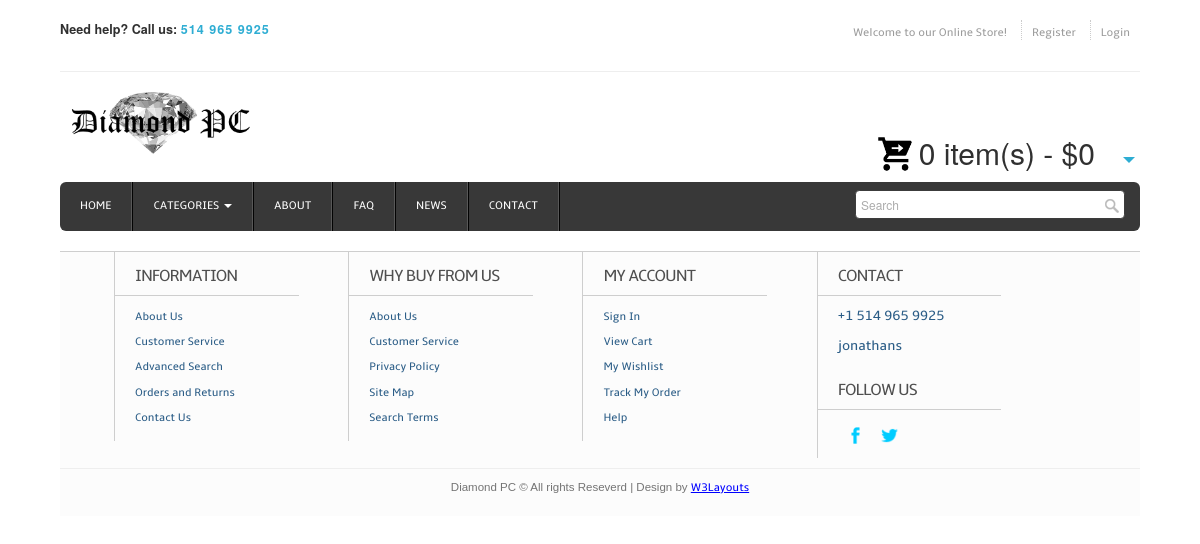
/contactmessages.php, run on an earlier commit of the app's database.
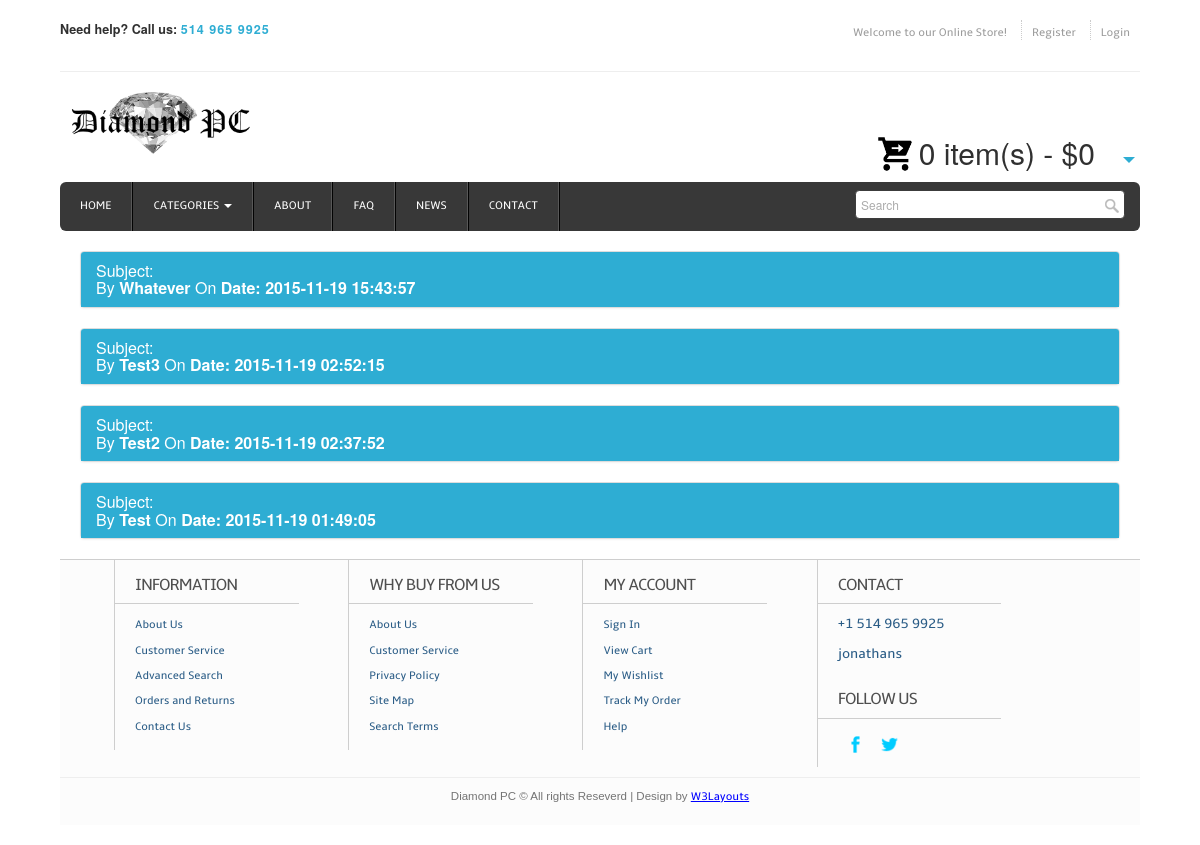
And on a later commit of the database.
### tables this page shows
CREATE TABLE `contact_message` (
  `contact_message_id` int(7) NOT NULL,
  `contact_name` varchar(70) NOT NULL,
  `email` varchar(70) NOT NULL,
  `subject` varchar(255) NOT NULL,
  `message` text NOT NULL,
  `time_posted` timestamp NOT NULL DEFAULT CURRENT_TIMESTAMP ON UPDATE CURRENT_TIMESTAMP,
  `viewed` tinyint(1) NOT NULL
);

### contactmessages.php (the view, shortened to what this page needs)
<!DOCTYPE HTML>
<head>
	<?php include 'scripts.php' ?>
    <scipt type="text/javascript" src="jquery.accordion.js" />
</head>
<body>
	<div class="wrap">
	<?php include 'header.php';?>
        <?PHP
            $STH = $DBH->query(
            "SELECT contact_name, email, subject, message, time_posted, viewed FROM contact_message ORDER BY time_posted DESC");
            $i=0;
            while($contact_user = $STH->fetch())
            {
?>                <div class="bs-example">
                    <div class="panel-group" id="accordion">
                        <div class="panel panel-default">
                            <div class="panel-heading">
                                <h4 class="panel-title">
                                    <a data-toggle="collapse" data-parent="#accordion" href="#collapse<?= $i ?>">
                                        Subject: <?= $contact_user['subject']?> <br />
                                        By <b><?= $contact_user['contact_name']?></b>
                                        On <b>Date: <?= $contact_user['time_posted'] ?> </b>
                                    </a>
                                </h4>
                            </div>
                        </div>
                    </div>
                </div>
<?PHP       $i++;
            }
?>
    </div>
  <?php include 'footer.php';?>
</body>
</html>

### scripts.php (shortened to what this page needs)
<link href="css/style.css" rel="stylesheet" type="text/css" media="all"/>
<link href="css/easy-responsive-tabs.css" rel="stylesheet" type="text/css" media="all"/>
<link rel="stylesheet" href="css/global.css">
<link href="css/style.css" rel="stylesheet" type="text/css" media="all"/>
<link href="css/slider.css" rel="stylesheet" type="text/css" media="all"/>
<link rel="stylesheet" href="css/bootstrap.min.css" type="text/css">
<link rel="stylesheet" href="css/bootstrap.min.css" type="text/css" media="all"/>
<link rel="stylesheet" href="css/bootstrap-theme.min.css" media="all"/>

### header.php (shortened to what this page needs)
	<div class="header">
		<div class="headertop_desc">
			<div class="call">
				<p><span>Need help? Call us:</span> <span class="number">514 965 9925</span></p>
			</div>
			<div class="account_desc">
				<ul>
					<?php
					if(isset($_SESSION['UserSession']))
					{
						echo "<li><a>Welcome $name!</a></li>";
					}
					else
					{
						echo "<li><a>Welcome to our Online Store!</a></li>";
					}
					if(isset($_SESSION["UserSession"]))
					{
					?>
						<li><a href="logout.php">Logout</a></li>
						<li><a href="myaccount.php">My Account</a></li>
						<li><a href="wishlist.php">Wish List</a></li>
						<li><a href="cart.php">Cart</a></li>
						<li><a href="checkout.php">Checkout</a></li>
						<li><a href="orders.php">Orders</a></li>
			<?php	}
					else
					{
					?>
						<li><a href="login.php?register">Register</a></li>
						<li><a href="login.php">Login</a></li>
<?php				}
					?>
				</ul>
			</div>
		</div>
		<div class="header_top">
			<div class="logo">
				<a href="index.php"><img src="images/logo.png" alt="" width="200px" /></a>
			</div>
			<div class="cart" style="position: relative; top: 20px;">
				<div id="dd" class="wrapper-dropdown-2">
					<img src="images/cart.png" style="width:40px; position: relative; bottom: 8px;" />
					<span style="font-size: 30px"><?= isset($totalquantity) ? $totalquantity : 0 ?> item(s) - $<?= isset($subtotal) ? $subtotal : 0 ?></span>
				</div>
			</div>
		</div>
		<div class="header_bottom" style="margin-bottom: 20px;">
			<div class="menu">
				<ul>
					<li><a href="index.php">Home</a></li>
					<li class="noselect">
						<div class="dropdown">
							<a style="cursor: pointer" class="dropdown-toggle" type="button" data-toggle="dropdown" data-hover="dropdown">
								Categories
								<span class="caret"></span>
							</a>
						</div>
					</li>
					<li><a href="about.php">About</a></li>
					<li><a href="delivery.php">FAQ</a></li>
					<li><a href="news.php">News</a></li>
					<li><a href="contact.php">Contact</a></li>
				</ul>
			</div>
			<div class="search_box">
				<form method="GET" action="search.php">
					<input type="text" name="query" value="Search <?= isset($category_name) ? $category_name : '' ?>" onfocus="this.value = '';" onblur="if (this.value == '') {this.value = 'Search <?= isset($category_name) ? $category_name : '' ?>';}">
					<input type="submit" value="">
				</form>
			</div>
		</div>

### footer.php (shortened to what this page needs)
<div class="footer">
   	  <div class="wrap">
	     <div class="section group">
				<div class="col_1_of_4 span_1_of_4">
						<h4>Information</h4>
						<ul>
						<li><a href="about.php">About Us</a></li>
						<li><a href="contact.php">Customer Service</a></li>
						<li><a href="#">Advanced Search</a></li>
						<li><a href="delivery.php">Orders and Returns</a></li>
						<li><a href="contact.php">Contact Us</a></li>
						</ul>
					</div>
				<div class="col_1_of_4 span_1_of_4">
					<h4>Why buy from us</h4>
						<ul>
						<li><a href="about.php">About Us</a></li>
						<li><a href="contact.php">Customer Service</a></li>
						<li><a href="#">Privacy Policy</a></li>
						<li><a href="contact.php">Site Map</a></li>
						<li><a href="#">Search Terms</a></li>
						</ul>
				</div>
				<div class="col_1_of_4 span_1_of_4">
					<h4>My account</h4>
						<ul>
							<li><a href="login.php">Sign In</a></li>
							<li><a href="#">View Cart</a></li>
							<li><a href="#">My Wishlist</a></li>
							<li><a href="#">Track My Order</a></li>
							<li><a href="contact.php">Help</a></li>
						</ul>
				</div>
				<div class="col_1_of_4 span_1_of_4">
					<h4>Contact</h4>
						<ul>
							<li><span> +1 514 965 9925</span></li>
							<li><span>jonathans</span></li>
						</ul>
						<div class="social-icons">
							<h4>Follow Us</h4>
					   		  <ul>
							      <li><a href="https://www.facebook.com/futurediamondpc" target="_blank"><img src="images/facebook.png" alt="" /></a></li>
							      <li><a href="https://twitter.com/futurediamondpc" target="_blank"><img src="images/twitter.png" alt="" /></a></li>
						     </ul>
   	 					</div>
				</div>
			</div>
        </div>
        <div class="copy_right">
			<p>Diamond PC © All rights Reseverd | Design by  <a href="http://w3layouts.com">W3Layouts</a> </p>
		</div>
</div>

### css/style.css (style rules this page uses)
ol,ul { list-style:none;margin:0;padding:0; }
a { text-decoration:none; }
img { max-width:100%; }
body { font-family: Arial, Helvetica, sans-serif; background: rgba(255,255,255, 0); }
.wrap { width:90%; margin: 0 auto; }
.header { background: #FFF; }
.headertop_desc { padding:20px 0; border-bottom:1px solid #EEE; }
.call { float:left; }
.call p { font-size:0.9em; color:#9C9C9C; }
.call p span { color:#303030; font-size:1em; font-weight:bold; }
.call p span.number { color:#2eadd3; font-size:1em; letter-spacing:1px; }
.account_desc { float:right; }
.account_desc li { display:inline; border-left:1px dotted #CCC; }
.account_desc li:first-child { border:none; }
.account_desc li a { font-size:0.823em; color:#9C9C9C; padding:0 10px; font-family: 'ambleregular'; }
.header_top { padding: 20px 0; }
.logo { float: left; }
.cart { float:right; position: relative; padding-right:40px; margin-top:20px; }
.wrapper-dropdown-2 { display:inline-block; margin: 0 auto; font-size:0.9em; color:#303030; padding:0px 5px; cursor: pointer; outline: none; }
.wrapper-dropdown-2:after { content: ""; width: 0; height: 0; position: absolute; right:5px; top: 50%; margin-top:0px; border-width: 6px 6px 0 6px; border-style: solid; border-color:#2eadd3 transparent; }
.header_bottom { background: #383838; border-radius: 6px; -webkit-border-radius: 6px; -moz-border-rfadius: 6px; -o-border-radius: 6px; }
.menu { float: left; }
.menu li { float:left; }
.menu li a { font-family: 'ambleregular'; font-size:0.823em; text-transform:uppercase; color: #fff; display:block; padding:16px 20px; border-right: 2px ridge #585858; -webkit-transition: all .9s; -moz-transition: all .9s; -o-transition: all .9s; -ms-transition: all .9s; transition: all .9s; }
.menu li:first-child a { border-radius:6px 0 0 6px; -webkit-border-radius:6px 0 0 6px; -moz-border-rfadius:6px 0 0 6px; -o-border-radius:6px 0 0 6px; }
.search_box { float: right; border: 1px solid #3C3C3C; background: #FFF; border-radius: 0.3em; -webkit-border-radius: 0.3em; -moz-border-radius: 0.3em; -o-border-radius: 0.3em; position: relative; margin-top:8px; margin-right: 15px; width:25%; }
.search_box form input[type="text"] { border: none; outline: none; background: none; font-size:12px; color: #acacac; width:75%; padding:5px; }
.search_box form input[type="submit"] { border: none; cursor: pointer; background: url(../images/search.png) no-repeat 0px 7px; position: absolute; right: 0; width: 20px; height: 25px; }
.footer { position: relative; background: #FCFCFC; border-top: 1px solid #CECECE; margin:20px auto; }
.section { clear: both; padding: 0px; margin: 0px; }
.group:before, .group:after { content: ""; display: table; }
.group:after { clear: both; }
.group { zoom: 1; }
.col_1_of_4 { display: block; float: left; margin:0% 0 1% 3.6%; }
.col_1_of_4:first-child { margin-left: 0; }
.span_1_of_4 { width: 20.5%; padding:1.5% 1.5% 0 0; border-left:1px solid #CECECE; }
.span_1_of_4 h4 { color:#4F4F4F; margin-bottom: .5em; font-size: 1.2em; line-height: 1.2; font-family: 'ambleregular'; font-weight: normal; margin-top: 0px; letter-spacing: -1px; text-transform: uppercase; border-bottom: 1px solid #CECECE; padding-bottom: 0.5em; padding-left:20px; }
.span_1_of_4 ul { padding-left:20px; }
.span_1_of_4 li a { font-size: 0.8125em; padding: 0.4em 0; color:#2A5C86; font-family: 'ambleregular'; display: block; }
.span_1_of_4 li span { font-size:1em; font-family: 'ambleregular'; color:#2A5C86; cursor:pointer; margin:10px 0; display:block; }
.social-icons { padding-top: 8%; }
.social-icons li { width: 30px; height: 30px; padding: 0px 0 0 5px; margin: 0; display: inline-block; cursor: pointer; }
.copy_right { text-align: center; border-top: 1px solid #EEE; padding: 10px 0; font-family:Verdana, Geneva, Arial, Helvetica, sans-serif; }
.copy_right p { font-size:0.823em; color: #747474; }
.copy_right p a { color: blue; font-family: 'ambleregular'; text-decoration: underline; }
.group:before, .group:after { content:""; display:table; }
.group:after { clear:both; }
.group { zoom:1; }

### scripts.php (style rules this page uses)
.menu ul { margin-bottom: 0px; }

### contactmessages.php (style rules this page uses)
.bs-example { margin: 20px; }
.panel-heading { background: #2eadd3!important; }
.panel-title { color: white; }

What changed in the data, as far as the page shows it:
added contact_message: contact_name "Whatever", time_posted "2015-11-19 15:43:57"
added contact_message: contact_name "Test3", time_posted "2015-11-19 02:52:15"
added contact_message: contact_name "Test2", time_posted "2015-11-19 02:37:52"
added contact_message: contact_name "Test", time_posted "2015-11-19 01:49:05"
